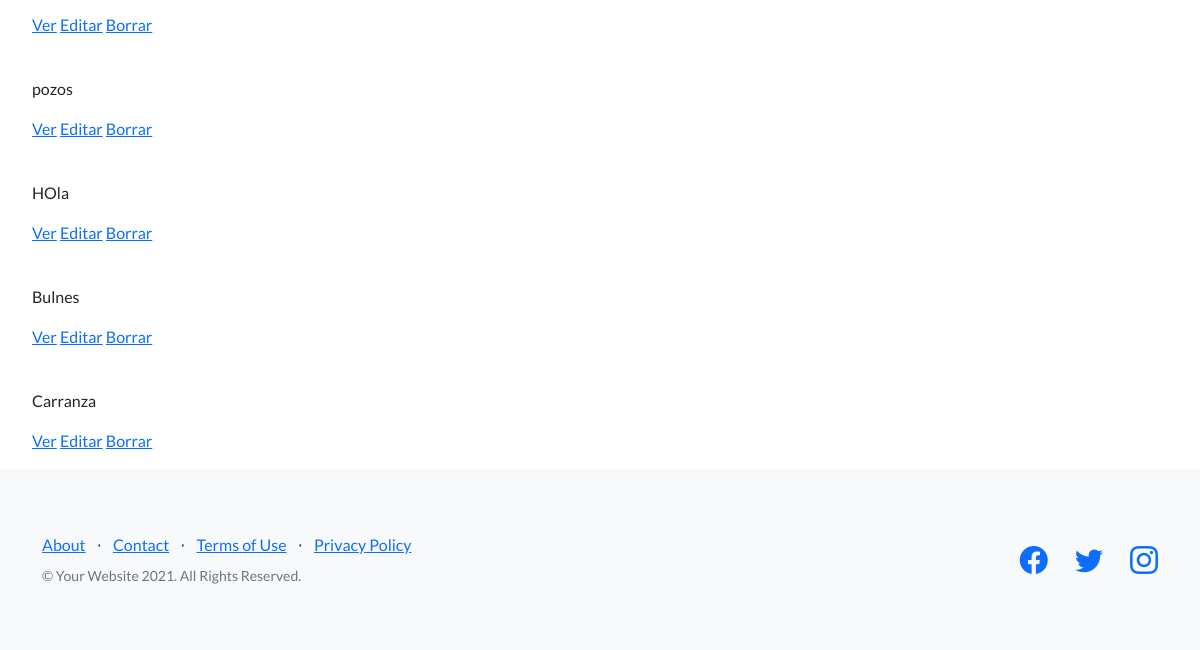
The app's page /AppCoder/edificio/list/ (lower part), older data.
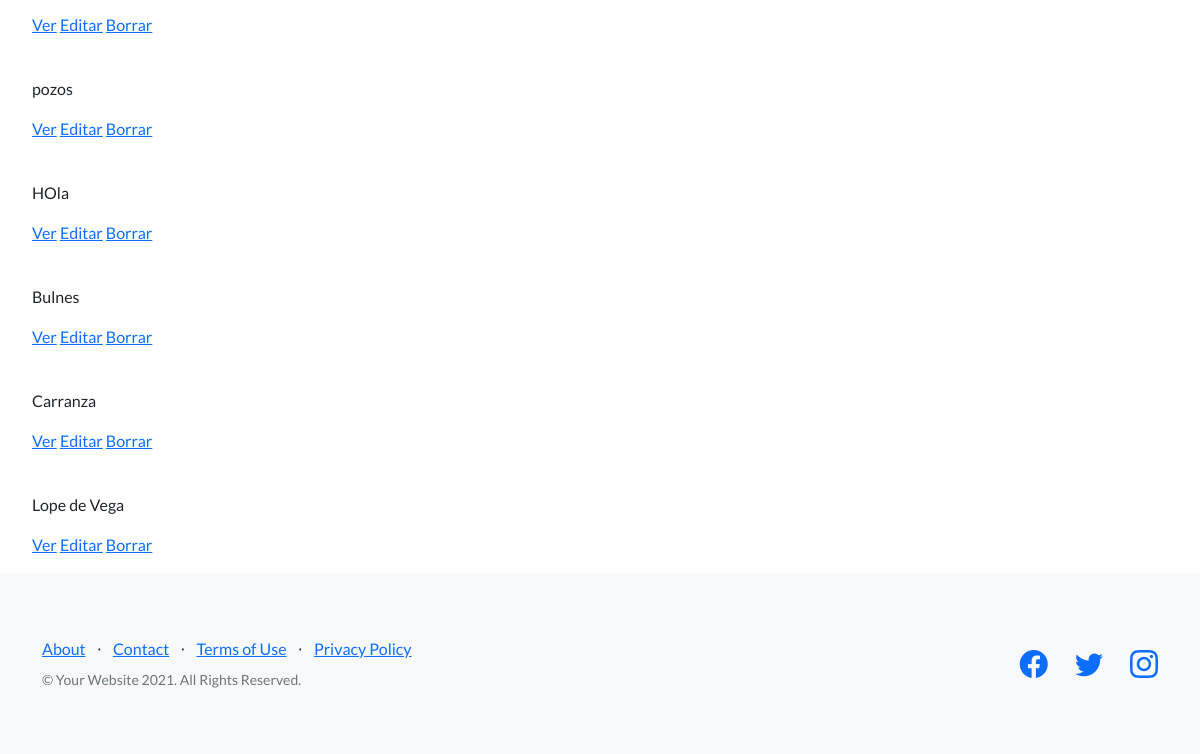
The same page, newer data.
### AppCoder/models.py (models this page shows)
class Edificio(models.Model):
    nombre_fantasia = models.CharField(max_length=40)
    direccion = models.CharField(max_length=40)
    numero = models.IntegerField()
    mail_contacto = models.CharField(max_length=50)

### AppCoder/views.py (the view)
# urls.py: path("edificio/list/", views.EdificioList.as_view(), name='List'),
class EdificioList(ListView):
    model = Edificio
    template = 'AppCoder/edificio_list.html'

### AppCoder/templates/AppCoder/edificio_list.html (shortened to what this page needs)
{% extends "AppCoder/padre.html" %}
{% load static %}
{% block contenidoQueCambia %}
        <br>
        <ul>
            {% for edificio in object_list %}
                <br>
                <p>{{edificio.nombre_fantasia}}</p>
                <p>
                    <a href="">Ver</a>
                    <a href="">Editar</a>
                    <a href="">Borrar</a>
                </p>
            {% endfor %}
        </ul>
{% endblock %}

### AppCoder/templates/AppCoder/padre.html (shortened to what this page needs)
<!DOCTYPE html>
<html lang="en">
  <head>
    {%load static%}
    <link
      href="https://cdn.jsdelivr.net/npm/bootstrap-icons@1.5.0/font/bootstrap-icons.css"
      rel="stylesheet"
      type="text/css"
    />
    <link href="{%static 'AppCoder/css/styles.css'%}" rel="stylesheet" />
  </head>
  <body>
    {% block contenidoQueCambia %} {% endblock %}
    <footer class="footer bg-light">
      <div class="container">
        <div class="row">
          <div class="col-lg-6 h-100 text-center text-lg-start my-auto">
            <ul class="list-inline mb-2">
              <li class="list-inline-item"><a href="#!">About</a></li>
              <li class="list-inline-item">⋅</li>
              <li class="list-inline-item"><a href="#!">Contact</a></li>
              <li class="list-inline-item">⋅</li>
              <li class="list-inline-item"><a href="#!">Terms of Use</a></li>
              <li class="list-inline-item">⋅</li>
              <li class="list-inline-item"><a href="#!">Privacy Policy</a></li>
            </ul>
            <p class="text-muted small mb-4 mb-lg-0">
              &copy; Your Website 2021. All Rights Reserved.
            </p>
          </div>
          <div class="col-lg-6 h-100 text-center text-lg-end my-auto">
            <ul class="list-inline mb-0">
              <li class="list-inline-item me-4">
                <a href="#!"><i class="bi-facebook fs-3"></i></a>
              </li>
              <li class="list-inline-item me-4">
                <a href="#!"><i class="bi-twitter fs-3"></i></a>
              </li>
              <li class="list-inline-item">
                <a href="#!"><i class="bi-instagram fs-3"></i></a>
              </li>
            </ul>
          </div>
        </div>
      </div>
    </footer>
  </body>
</html>

Row changes from the older to the newer data that the page shows:
added Edificio: nombre_fantasia "Lope de Vega"
